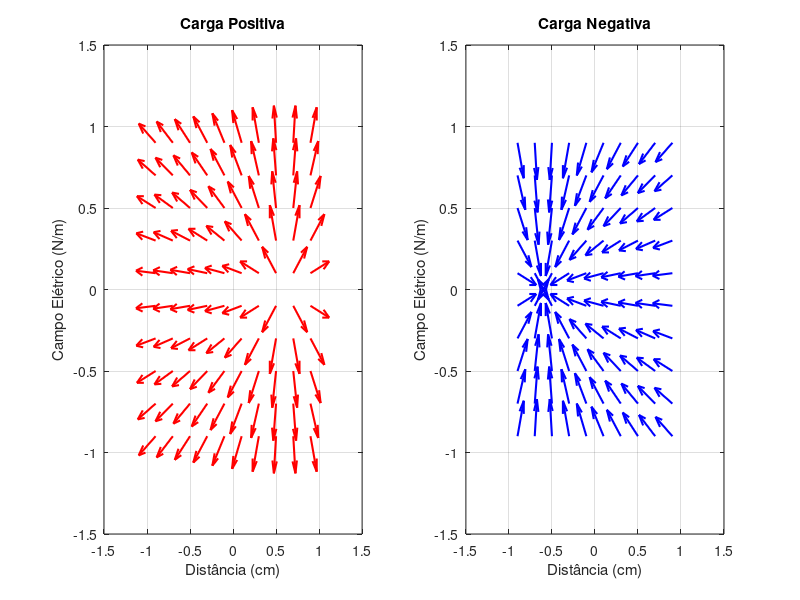

The MATLAB script that drew this image: (Note: this script raises an error after producing the figure.)
%Laboratorio de Eletromagnetismo - Eng. Eletrica
%Pratica 01 - Lei de Coulomb e Campos Eletricos
%29/10/2021
%Gabriel Arantes e Larissa Braga
%Questao 1 - Dipolo Eletrico

clc;
clear all;
close all;
format long e; %Definicao do tipo de variavel usada
%%
%Definicao das constantes

q1 = 1e-9; %Carga 1
q2 = -1e-9; %Carga 2

posx1 = 60e-2; posy1 = 0; %Localizacao da Carga 1 no eixo x e y
posx2 = -60e-2; posy2 = 0; %Localizacao da Carga 2 no eixo x e y

e0 = 8.854e-12; %Permissividade eletrica no vacuo
k = 1/(4*pi*e0); %Constante Lei de Coulomb

dominio1 = -90e-2; %Limite inferior do dominio a ser analisado
dominio2 = 90e-2; %Limite superior do dominio a ser analisado

%%
%%Item b - Tracar no plano xy as linhas de campo associadas ao dipolo
%%eletrico
x = dominio1:20e-2:dominio2; %Vetor com pontos do dominio para tracar o grafico
y = dominio1:20e-2:dominio2; %Vetor com pontos do dominio para tracar o grafico

[X,Y] = meshgrid(x,y);

%Calculando os vetores distancia
R1x = X-posx1;
R1y = Y-posy1;

R2x = X-posx2;
R2y = Y-posy2;

%Calculando o modulo dos vetores distancia
mod1 = (sqrt(R1x.^2 + R1y.^2)).^3;
mod2 = (sqrt(R2x.^2 + R2y.^2)).^3;

%Calculando os vetores de campo eletrico em cada uma das direcoes
%Carga 1
E1x = (k*q1)*(X-posx1)./mod1;
E1y = (k*q1)*(Y-posy1)./mod1;
modE1 = sqrt(E1x.^2+E1y.^2);

%Carga 2
E2x = (k*q2)*(X-posx2)./mod2;
E2y = (k*q2)*(Y-posy2)./mod2;
modE2 = sqrt(E2x.^2+E2y.^2);

%Campo eletrico total em cada uma das direcoes
Ex = E1x+E2x;
Ey = E1y+E2y;
modE = sqrt(Ex.^2+Ey.^2);
%%
%Plotando os graficos
%Carga positiva e negativa (separadas)
figure(1)
subplot(1,2,1); %Dividindo a tela do gráfico. A 1a figura ocupa a 1a posição
quiver(X, Y, E1x./modE1, E1y./modE1, 'r', 'linewidth', 1.5),grid; %Plotando as linhas do campo da carga positiva
axis([-1.5 1.5 -1.5 1.5]); %Padronizando o tamanho do gráfico
title("Carga Positiva"); %Título
xlabel("Distância (cm)"); %Legenda eixo x
ylabel("Campo Elétrico (N/m)"); %Legenda eixo y

subplot(1,2,2); %Dividindo a tela do gráfico. A 2a figura ocupa a 2a posição
quiver(X, Y, E2x./modE2, E2y./modE2, 'b', 'linewidth', 1.5),grid; %Plotando as linhas do campo da carga negativa
axis([-1.5 1.5 -1.5 1.5]); %Padronizando o tamanho do gráfico
title("Carga Negativa"); %Título
xlabel("Distância (cm)"); %Legenda eixo x
ylabel("Campo Elétrico (N/m)"); %Legenda eixo y
suptitle('Campo Elétrico Gerado por um Dipolo Elétrico'); %Título geral da figura 1

%Campo resultante
figure(2)
quiver(X, Y, Ex./modE, Ey./modE, 'm', 'linewidth', 1.5),grid; %Plotando as linhas do campo resultante
axis([-1.5 1.5 -1.5 1.5]); %Padronizando o tamanho do gráfico
title("Campo Elétrico Total Gerado por um Dipolo Elétrico"); %Título
xlabel("Distância (cm)"); %Legenda eixo x
ylabel("Campo Elétrico (N/m)"); %Legenda eixo y
